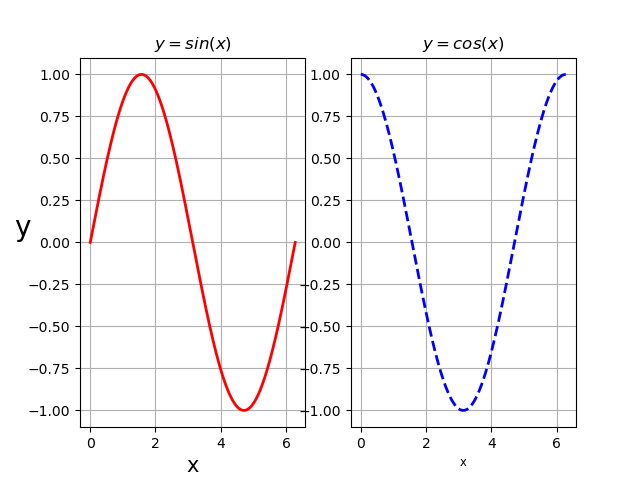

Reproduce this figure in Python.
#-----------------------------------------------
#   CH_12_10_EX_2_Pyplot_Text_Xlabel_Ylabel.py   
#-----------------------------------------------
import numpy as np
import matplotlib.pyplot as plt
#
x = np.linspace(0, 2*np.pi, 361)
ys = np.sin(x)
yc = np.cos(x) 
#
fig1 = plt.figure(1)
#----- x軸 y軸標籤文字 (y 軸改水平)
plt.subplot(1,2,1)
plt.plot(x, ys, 'r-', lw = 2, label = r'$Sin(x)$')
plt.xlabel('x', fontsize = 15)
plt.ylabel('y', fontsize = 20, rotation = 'horizontal')
plt.grid(axis = 'both')
plt.title(r'$y = sin(x)$')
#----- x軸 y軸標籤文字 (x 軸改小)
plt.subplot(1,2,2)
plt.plot(x, yc, 'b--', lw = 2)
plt.xlabel('x', fontsize = 'small')
plt.grid(axis = 'both')
plt.title(r'$y = cos(x)$')
#
plt.savefig('CH_12_10_EX_2_Pyplot_Text_Xlabel_Ylabel.png')
plt.show()










































































	


